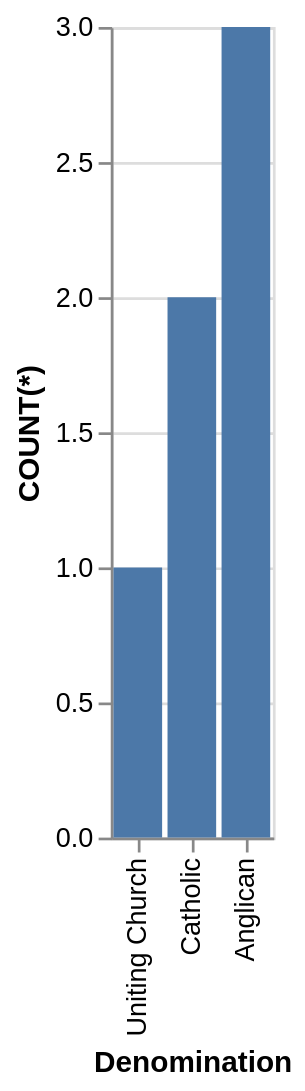

Here is the Vega-Lite specification saved for this chart:
### Vega-Lite specification from a JSON file in a GitHub repository (floating-point values rounded to 4 significant figures)
{"data": {"values": [{"x_data": "Uniting Church", "y_data": 1}, {"x_data": "Catholic", "y_data": 2}, {"x_data": "Anglican", "y_data": 3}]}, "mark": "bar", "encoding": {"x": {"field": "x_data", "type": "nominal", "title": "Denomination", "sort": "descending"}, "y": {"field": "y_data", "type": "quantitative", "title": "COUNT(*)"}}}
